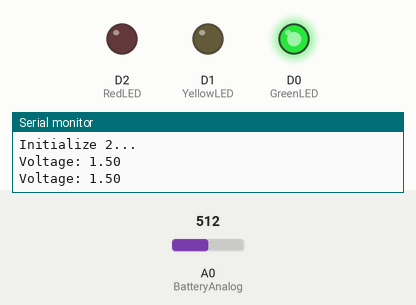
The sketch below on a simulated ESP8266 (NodeMCU). On the bench: output pins drawn as LEDs (lit = HIGH), the last lines printed to the serial monitor. Inputs (shaded band) come from the test bench; at power-on: A0 (BatteryAnalog) = 512.

Above: at 1.8 s.
1.9 s: A0 (BatteryAnalog) set to 500
At 3.6 s:
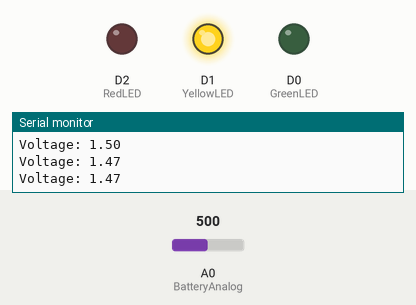
4.5 s: A0 (BatteryAnalog) set to 455
7.2 s: A0 (BatteryAnalog) set to 434
At 9.4 s:
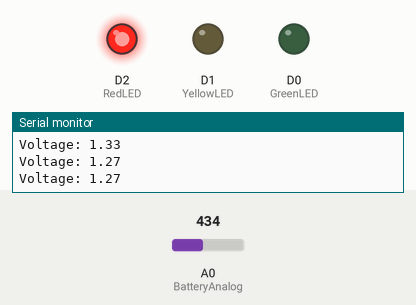
10.5 s: A0 (BatteryAnalog) set to 511
At 12.9 s:
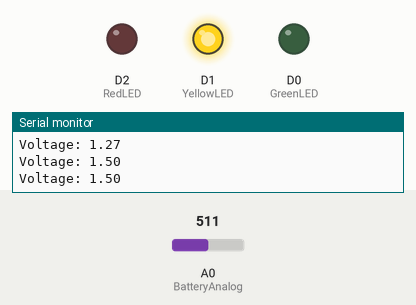
13.5 s: A0 (BatteryAnalog) set to 306
At 16.4 s:
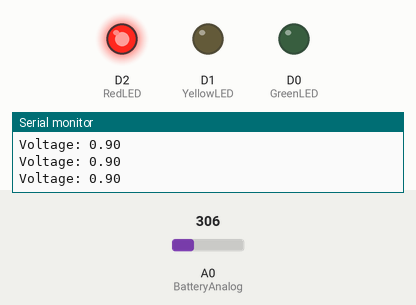
Timing chart, 0 to 17.5 s (numbered marks = the images above; inputs shaded):
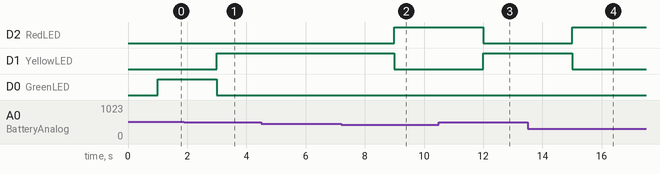

Measured:
- the behaviour switches between 512 and 511 on A0 (BatteryAnalog) (found by bisection; images 0 and 1)
- the behaviour switches between 444 and 443 on A0 (BatteryAnalog) (found by bisection; images 1 and 2)
- after the input at 1.9 s, D1 (YellowLED): LOW → HIGH after 1.1 s; D0 (GreenLED): HIGH → LOW after 1.1 s
- after the input at 7.2 s, D2 (RedLED): LOW → HIGH after 1.8 s; D1 (YellowLED): HIGH → LOW after 1.8 s
- after the input at 10.5 s, D2 (RedLED): HIGH → LOW after 1.5 s; D1 (YellowLED): LOW → HIGH after 1.5 s
- after the input at 13.5 s, D2 (RedLED): LOW → HIGH after 1.5 s; D1 (YellowLED): HIGH → LOW after 1.5 s

The sketch:

BatteryChargeMeter.ino
```cpp
// PINS
#define GreenLED D0
#define YellowLED D1
#define RedLED D2

#define BatteryAnalog A0

// VARIABLES
const float maxVoltage = 1.5;
const float midVoltage = 1.3;
const float minVoltage = 0.3;

void setup()
{
  Serial.begin(9600);

  pinMode(GreenLED, OUTPUT);
  pinMode(YellowLED, OUTPUT);
  pinMode(RedLED, OUTPUT);

  Serial.println("\nInitialize 2...\n");
}

void loop()
{
  float analogValue = analogRead(BatteryAnalog);
  float voltage = (1.0 / 1023) * analogValue * 3;

  Serial.print("Voltage: ");
  Serial.println(voltage);
  delay(1000);

  if(voltage >= maxVoltage)
  {
    digitalWrite(GreenLED, HIGH);
    digitalWrite(YellowLED, LOW);
    digitalWrite(RedLED, LOW);
  }
  else if(voltage < maxVoltage && voltage > midVoltage)
  {
    digitalWrite(GreenLED, LOW);
    digitalWrite(YellowLED, HIGH);
    digitalWrite(RedLED, LOW);
  }
  else if(voltage < midVoltage && voltage > minVoltage)
  {
    digitalWrite(GreenLED, LOW);
    digitalWrite(YellowLED, LOW);
    digitalWrite(RedLED, HIGH);
  }
  else
  {
    digitalWrite(GreenLED, LOW);
    digitalWrite(YellowLED, LOW);
    digitalWrite(RedLED, LOW);
  }
}
```
